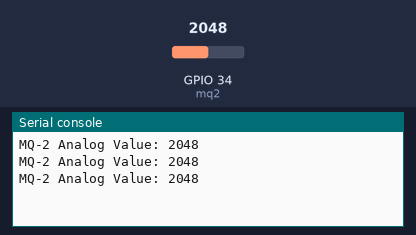
The program below on a simulated ESP32 board running MicroPython. Shown: the last lines printed to the serial console. The inputs (shaded band) are chosen by the test bench; at power-on: GPIO 34 (mq2) = 2048 (analog values on the 0–4095 scale).

Above: at 1.2 s.
1.3 s: GPIO 34 (mq2) set to 2866
At 1.9 s:
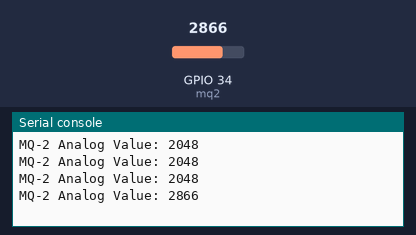
2.8 s: GPIO 34 (mq2) set to 3603
At 3.4 s:
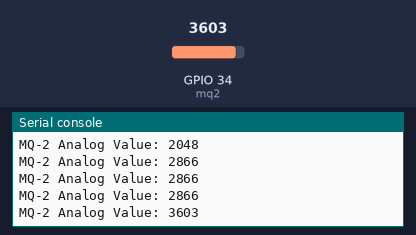
Timing chart, 0 to 5.8 s (numbered marks = the images above; inputs shaded):
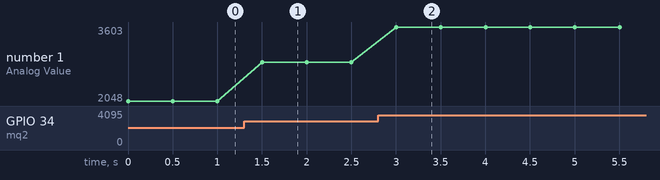

The program:

MQ2-GASdetect.py
```python
import machine
import time

mq2 = machine.ADC(34) # กำหนดขาที่อ่านค่าเซนเซอร์ MQ-2 ที่ขา 34

while True:

    mq2_value = mq2.read()  # อ่านค่า analog จากเซ็นเซอร์ MQ-2
    print("MQ-2 Analog Value:", mq2_value) # แสดงค่าที่ได้
    time.sleep(0.5)
```

Measured:
- after the input at 1.3 s, the serial console: prints a new line after 0.20 s (image 1)
- after the input at 2.8 s, the serial console: prints a new line after 0.20 s (image 2)
- plotted number 1: 2048 → 2866 after the input at 1.3 s, 2866 → 3603 after the input at 2.8 s
